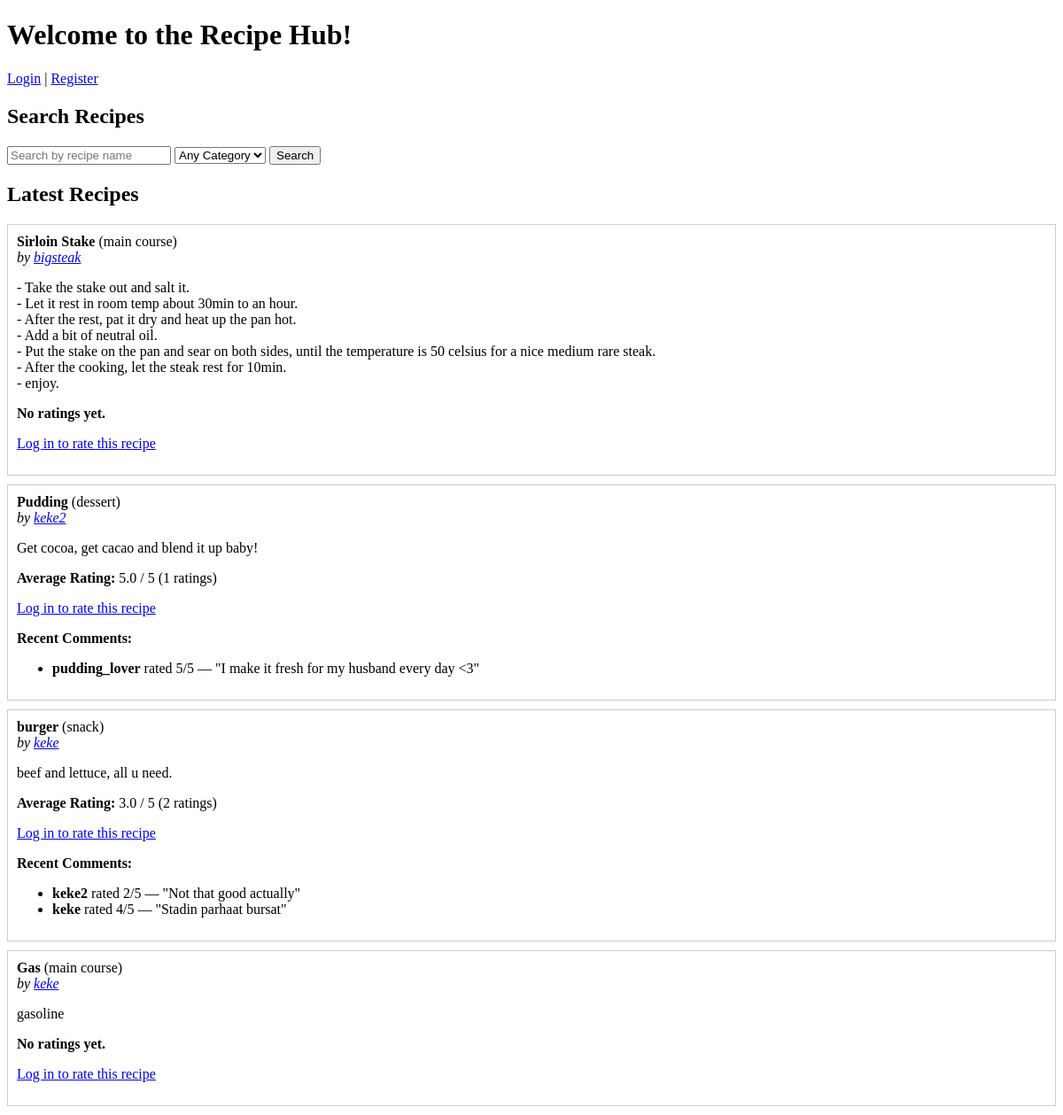
Page /main on the earlier database version.
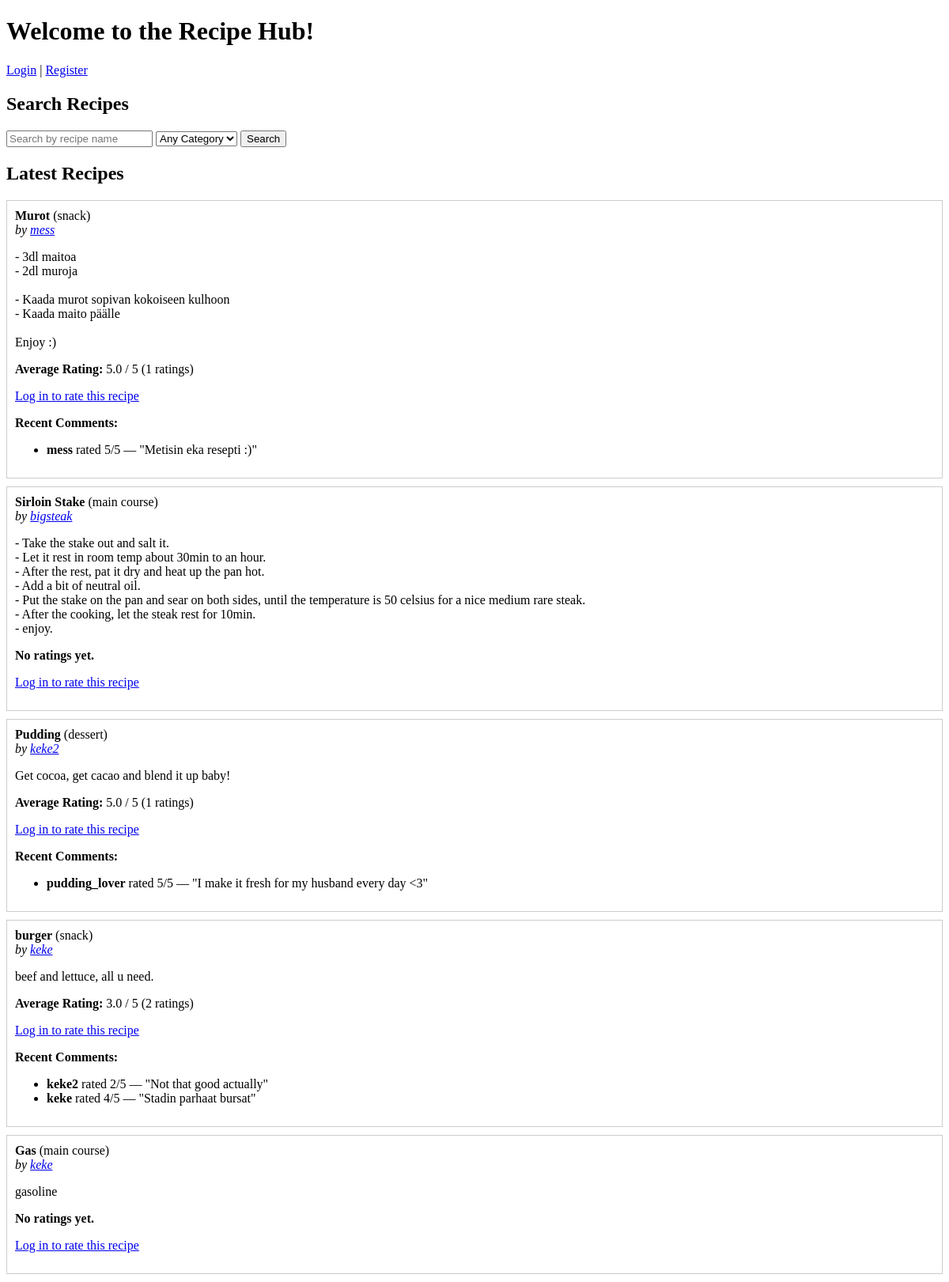
Same page on the later database version.
### tables this page shows
CREATE TABLE recipes (
                id INTEGER PRIMARY KEY AUTOINCREMENT,
                username TEXT NOT NULL,
                title TEXT NOT NULL,
                instructions TEXT NOT NULL,
                category TEXT NOT NULL
            );

CREATE TABLE ratings (
                id INTEGER PRIMARY KEY AUTOINCREMENT,
                recipe_id INTEGER NOT NULL,
                username TEXT NOT NULL,
                rating INTEGER NOT NULL,
                comment TEXT,
                FOREIGN KEY (recipe_id) REFERENCES recipes(id),
                FOREIGN KEY (username) REFERENCES users(username)
            );

### app.py (the view, shortened to what this page needs)
@app.route("/main", methods=["GET", "POST"])
def main_page():
    search_term = request.args.get("search", "")
    selected_category = request.args.get("category", "any")
    username = session.get("username")
    with sqlite3.connect("database.db") as conn:
        cursor = conn.cursor()
        if selected_category != "any":
            cursor.execute("""
                SELECT id, username, title, instructions, category
                FROM recipes
                WHERE title LIKE ? AND category = ?
                ORDER BY id DESC
            """, ('%' + search_term + '%', selected_category))
        else:
            cursor.execute("""
                SELECT id, username, title, instructions, category
                FROM recipes
                WHERE title LIKE ?
                ORDER BY id DESC
            """, ('%' + search_term + '%',))
        recent_recipes = cursor.fetchall()
        ratings_data = {}
        for recipe in recent_recipes:
            recipe_id = recipe[0]
            cursor.execute("SELECT AVG(rating), COUNT(*) FROM ratings WHERE recipe_id = ?", (recipe_id,))
            avg_rating, count = cursor.fetchone()
            cursor.execute("SELECT username, rating, comment FROM ratings WHERE recipe_id = ? ORDER BY id DESC LIMIT 3", (recipe_id,))
            comments = cursor.fetchall()
            ratings_data[recipe_id] = {
                "avg": round(avg_rating, 1) if avg_rating else None,
                "count": count,
                "comments": comments
            }
    return render_template("main.html", recent_recipes=recent_recipes, username=username, search_term=search_term, ratings_data=ratings_data, csrf_token=get_csrf_token(), selected_category=selected_category)

### app.py (called while the page is built)
def get_csrf_token():
    if "csrf_token" not in session:
        session["csrf_token"] = secrets.token_hex(16)
    return session["csrf_token"]

### templates/main.html (shortened to what this page needs)
<!DOCTYPE html>
<html>
<head>
</head>
<body>
    <h1>Welcome to the Recipe Hub!</h1>
    {% if username %}
        <p>Hello, {{ username }}!</p>
        <form action="{{ url_for('home') }}" method="get">
            <button type="submit">Go to Your Profile</button>
        </form>
        <p><a href="{{ url_for('logout') }}">Logout</a></p>
    {% else %}
        <p><a href="{{ url_for('login') }}">Login</a> | <a href="{{ url_for('register') }}">Register</a></p>
    {% endif %}
	<h2>Search Recipes</h2>
<form method="get" action="{{ url_for('main_page') }}">
    <input type="text" name="search" placeholder="Search by recipe name" value="{{ search_term }}">
    <select name="category">
        <option value="any" {% if selected_category == "any" %}selected{% endif %}>Any Category</option>
    </select>
    <button type="submit">Search</button>
</form>
    <h2>Latest Recipes</h2>
{% for id, user, title, instructions, category in recent_recipes %}
    <div style="border: 1px solid #ccc; padding: 10px; margin: 10px 0;">
        <strong>{{ title }}</strong> ({{ category }})<br>
        <em>by <a href="{{ url_for('profile', username=user) }}">{{ user }}</a></em>
        <p>{{ instructions.replace('\n', '<br>')|safe }}</p>
        {% set rating = ratings_data[id] %}
        {% if rating.avg %}
            <p><strong>Average Rating:</strong> {{ rating.avg }} / 5 ({{ rating.count }} ratings)</p>
        {% else %}
            <p><strong>No ratings yet.</strong></p>
        {% endif %}
        {% if username %}
            <form method="POST">
				<input type="hidden" name="csrf_token" value="{{ csrf_token }}">
                <input type="hidden" name="recipe_id" value="{{ id }}">
                <label for="rating">Rate (1–5):</label>
                <select name="rating" required>
                    {% for i in range(1, 6) %}
                        <option value="{{ i }}">{{ i }}</option>
                    {% endfor %}
                </select><br>
                <label for="comment">Comment (optional):</label><br>
                <input type="text" name="comment" maxlength="120" style="width: 80%;"><br><br>
                <button type="submit">Submit Rating</button>
            </form>
        {% else %}
            <p><a href="{{ url_for('login') }}">Log in to rate this recipe</a></p>
        {% endif %}
        {% if rating.comments %}
            <p><strong>Recent Comments:</strong></p>
            <ul>
                {% for uname, r, c in rating.comments %}
                    <li><strong>{{ uname }}</strong> rated {{ r }}/5 — "{{ c }}"</li>
                {% endfor %}
            </ul>
        {% endif %}
    </div>
{% else %}
    <p>No recipes found.</p>
{% endfor %}
</body>
</html>

Differences in the rows shown:
added recipes: title "Murot", category "snack", username "mess", replace "- 3dl maitoa - 2dl muroja - Kaada murot sopivan kokoiseen kulhoon - Kaada maito päälle Enjoy :)", avg "5.0", count "1"
added ratings: username "mess", rating "5", comment "Metisin eka resepti :)", shown under "Murot"
